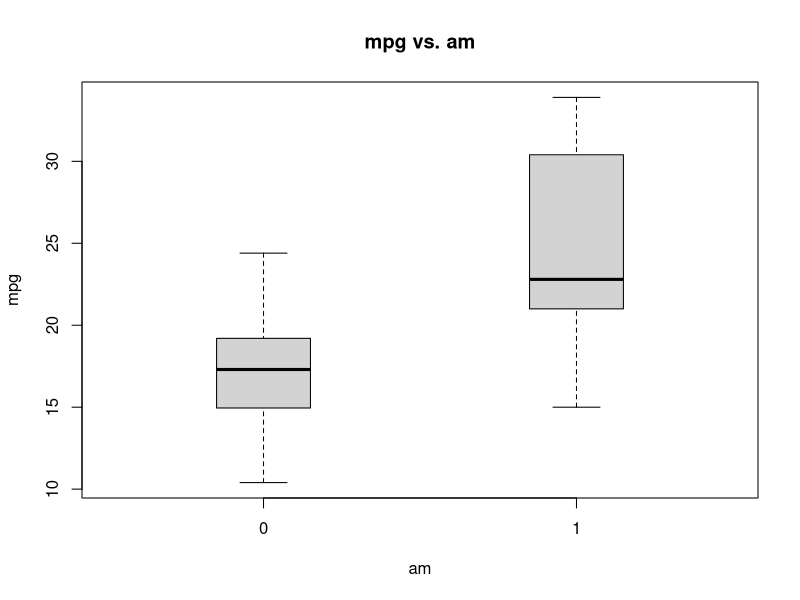
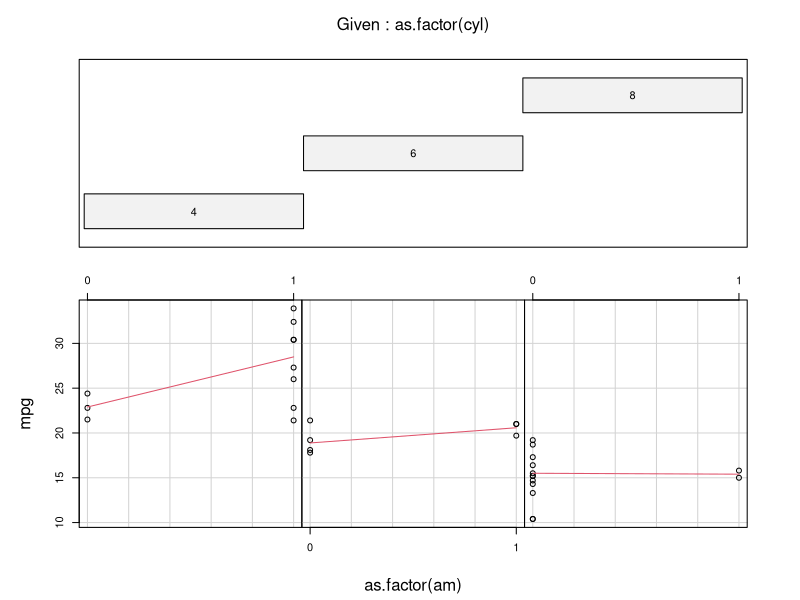
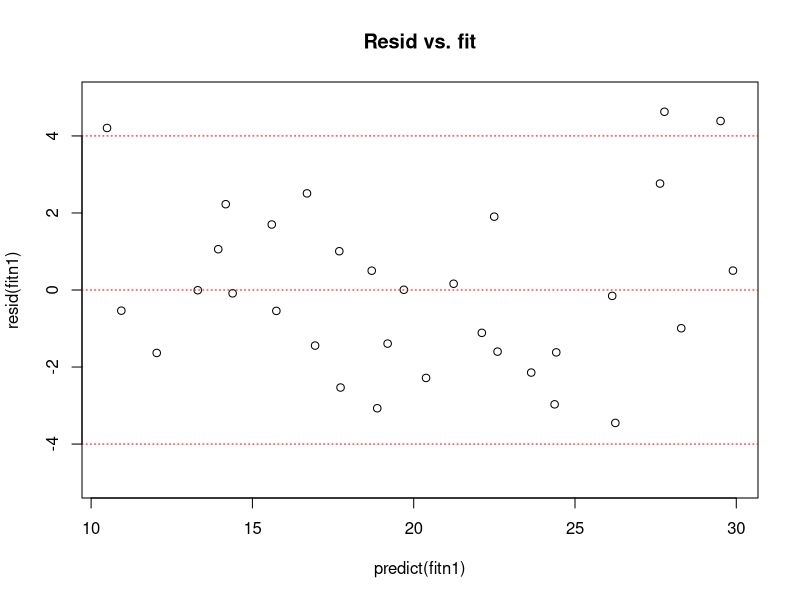
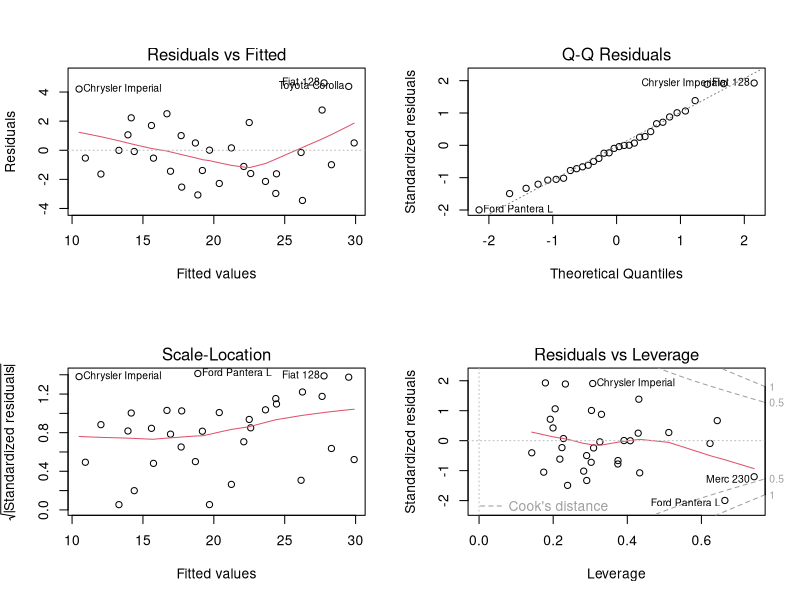
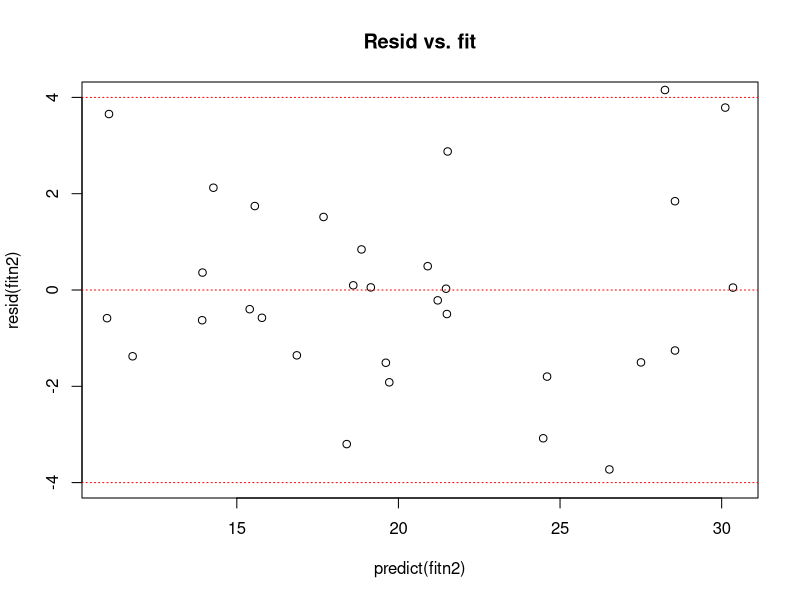
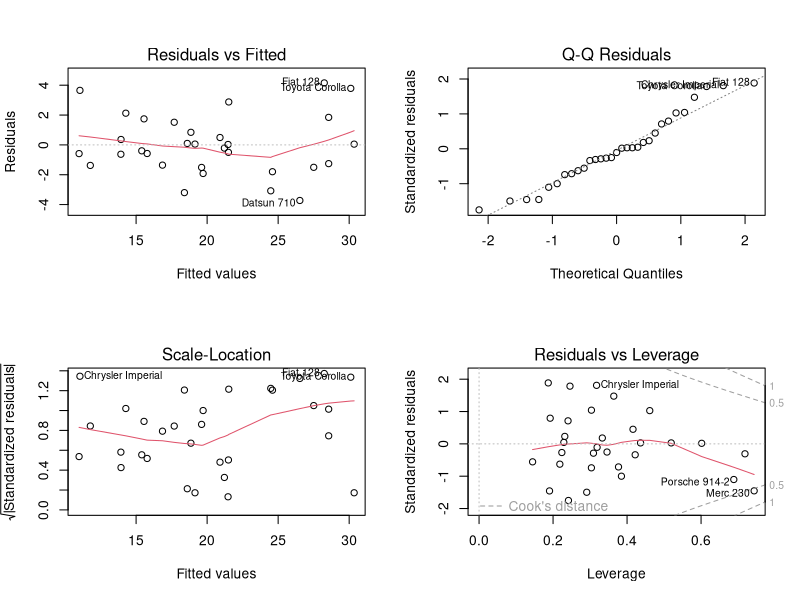

Write the R code that produced these figures, in order.
## ---- chunk 1
library(datasets);library(car);data(mtcars)
str(mtcars)
## ---- chunk 2
cor(mtcars$mpg, mtcars[c(2:11)])
cor(as.numeric(mtcars$am), mtcars[c(2:8,10:11)])
## ---- chunk 3
mtcars$am<-factor(mtcars$am)
fit1<-lm(mpg ~ am, data=mtcars)
fitn1<-lm(mpg ~ ., data=mtcars)
anova(fit1,fitn1)
## ---- chunk 4
op<-which(row.names(mtcars)=="Ford Pantera L")
fitn2<-lm(mpg ~ ., data=mtcars[-op,])
## ---- chunk 5
fitn<-fitn2
summary(fitn)$coefficients
## ---- chunk 6
m_am1<-summary(fitn)$coefficients[9]
SE<-summary(fitn)$coefficients[9,2]
t<-summary(fitn)$coefficients[9,3]
m_am1+c(-1,1)*SE*t
## ---- chunk 7
boxplot(mpg~am, data=mtcars,boxwex = 0.3,main="mpg vs. am")
## ---- chunk 8
coplot(mpg ~ as.factor(am) | as.factor(cyl), data = mtcars, panel = panel.smooth,row=1)
## ---- chunk 9
 par(mfrow = c(1, 1))
 rng<-round(c(-1,1)*max(abs(range(resid(fitn1)))), 0)
 plot(predict(fitn1), resid(fitn1), main="Resid vs. fit", ylim=rng)
 abline(h=0, col="red", lty = 3)
 abline(h=4, col="red", lty = 3)
 abline(h=-4, col="red", lty = 3)
## ---- chunk 10
 par(mfrow = c(2, 2)); plot(fitn1)
## ---- chunk 11
 par(mfrow = c(1, 1))
 rng<-round(c(-1,1)*max(abs(range(resid(fitn2)))), 0)
 plot(predict(fitn2), resid(fitn2), main="Resid vs. fit", ylim=rng)
 abline(h=0, col="red", lty = 3)
 abline(h=4, col="red", lty = 3)
 abline(h=-4, col="red", lty = 3)
## ---- chunk 12
 par(mfrow = c(2, 2)); plot(fitn2)
